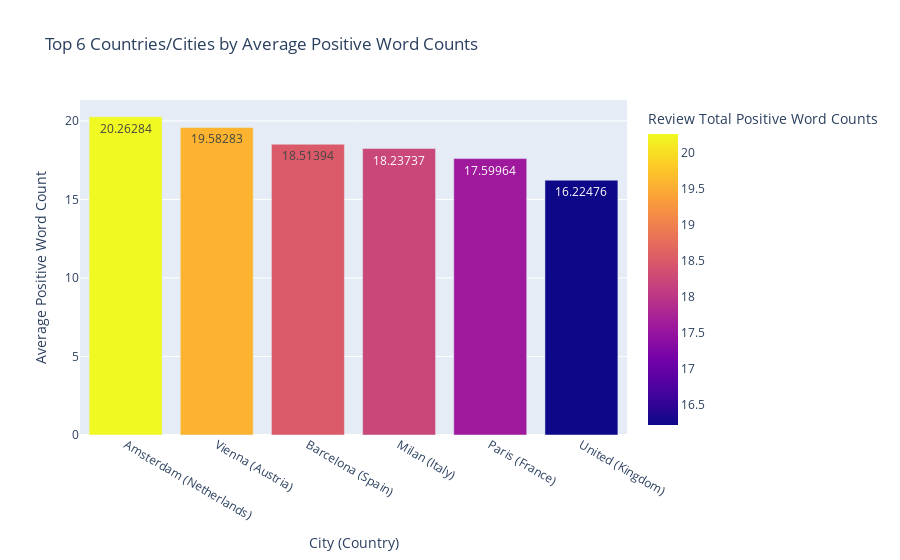

Write notebook code for a chart like this one.
### Code cell
px.bar(
    top_6,
    x="City_Country",
    y="Review Total Positive Word Counts",
    color="Review Total Positive Word Counts",
    # color_continuous_scale="Viridis",
    title="Top 6 Countries/Cities by Average Positive Word Counts",text_auto=True
).update_layout(
    xaxis_title="City (Country)",
    yaxis_title="Average Positive Word Count",
    # height=600
)

### Figure 1 — Plotly figure (JSON) as saved in the notebook; plotly's stock layout.template omitted (floating-point values rounded to 4 significant figures)
{"data": [{"hovertemplate": "City_Country=%{x}<br>Review Total Positive Word Counts=%{marker.color}<extra></extra>", "legendgroup": "", "marker": {"color": [20.26, 19.58, 18.51, 18.24, 17.6, 16.22], "coloraxis": "coloraxis", "pattern": {"shape": ""}}, "name": "", "orientation": "v", "showlegend": false, "textposition": "auto", "texttemplate": "%{y}", "type": "bar", "x": ["Amsterdam (Netherlands)", "Vienna (Austria)", "Barcelona (Spain)", "Milan (Italy)", "Paris (France)", "United (Kingdom)"], "xaxis": "x", "y": [20.26, 19.58, 18.51, 18.24, 17.6, 16.22], "yaxis": "y"}], "layout": {"barmode": "relative", "coloraxis": {"colorbar": {"title": {"text": "Review Total Positive Word Counts"}}, "colorscale": [[0, "#0d0887"], [0.1111, "#46039f"], [0.2222, "#7201a8"], [0.3333, "#9c179e"], [0.4444, "#bd3786"], [0.5556, "#d8576b"], [0.6667, "#ed7953"], [0.7778, "#fb9f3a"], [0.8889, "#fdca26"], [1, "#f0f921"]]}, "legend": {"tracegroupgap": 0}, "title": {"text": "Top 6 Countries/Cities by Average Positive Word Counts"}, "xaxis": {"anchor": "y", "domain": [0, 1], "title": {"text": "City (Country)"}}, "yaxis": {"anchor": "x", "domain": [0, 1], "title": {"text": "Average Positive Word Count"}}}}
